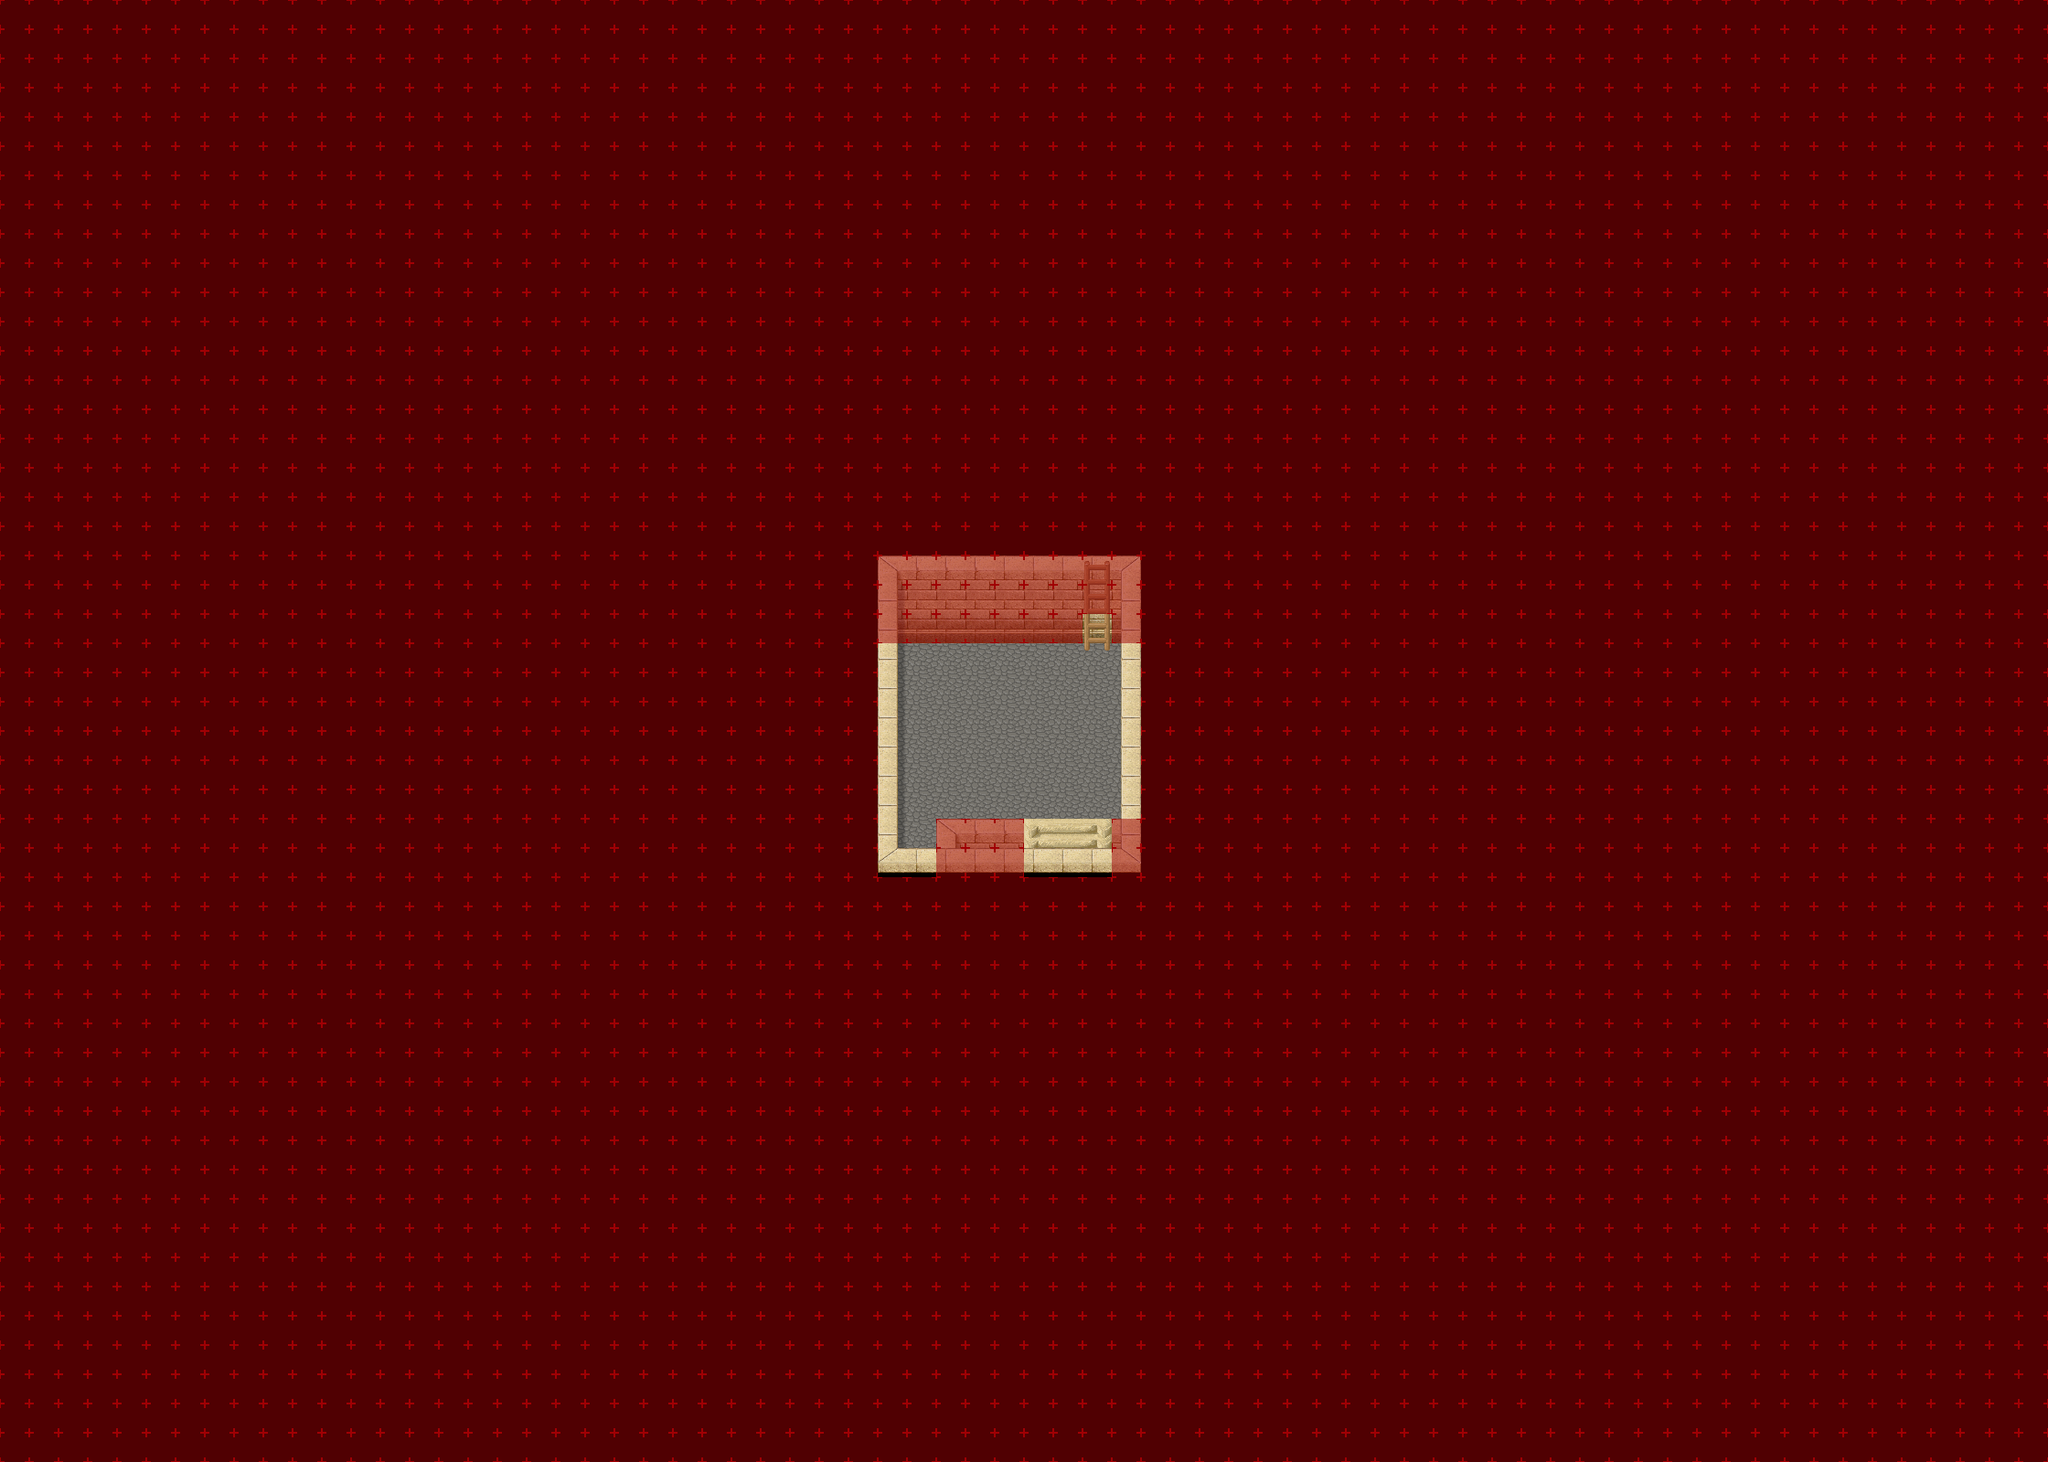

The image is a tile-based game level rendered from a .tmx file. Its description and source (layers, tilesets, objects; grid data summarised) follow:
An orthogonal 70x50 tile map with 32x32 px tiles, 8 tile layers (Ground, Ground 2, Ground 3, Fringe, ...), 3 tilesets and 2 objects (2x warp).

<map version="1.4" tiledversion="1.4.1" orientation="orthogonal" renderorder="right-down" compressionlevel="0" width="70" height="50" tilewidth="32" tileheight="32" infinite="0" nextlayerid="11" nextobjectid="4">
 <properties>
  <property name="license" value="CC BY-SA 3.0" />
  <property name="manaplus version" value="2" />
  <property name="minimap" value="graphics/minimaps/020-2-33.png" />
  <property name="music" value="academy.ogg" />
  <property name="name" value="Lighthouse Second Floor" />
 </properties>
 <tileset firstgid="1" name="desert-castle" tilewidth="32" tileheight="32" tilecount="512" columns="32">
  <image source="../graphics/tilesets/desert-castle.png" width="1024" height="512" />
 </tileset>
 <tileset firstgid="513" name="collision" tilewidth="32" tileheight="32" tilecount="9" columns="3">
  <image source="../graphics/tilesets/collision.png" width="96" height="96" />
 </tileset>
 <tileset firstgid="522" name="desert-castle-indoor" tilewidth="32" tileheight="32" tilecount="512" columns="16">
  <image source="../graphics/tilesets/desert-castle-indoor.png" width="512" height="1024" />
 </tileset>
 <layer id="2" name="Ground" width="70" height="50">
  <data>[3500 cells, 3500 non-empty, 5 distinct tile ids]</data>
 </layer>
 <layer id="3" name="Ground 2" width="70" height="50">
  <data>[3500 cells, 24 non-empty, 9 distinct tile ids]</data>
 </layer>
 <layer id="4" name="Ground 3" width="70" height="50">
  <data>[3500 cells, 4 non-empty, 3 distinct tile ids]</data>
 </layer>
 <layer id="10" name="Fringe" width="70" height="50">
  <data>[3500 cells, 0 non-empty, 0 distinct tile ids]</data>
 </layer>
 <layer id="5" name="Over" width="70" height="50">
  <data>[3500 cells, 73 non-empty, 8 distinct tile ids]</data>
 </layer>
 <layer id="6" name="Over 2" width="70" height="50">
  <data>[3500 cells, 0 non-empty, 0 distinct tile ids]</data>
 </layer>
 <layer id="7" name="Collision" width="70" height="50">
  <data>[3500 cells, 3435 non-empty, 1 distinct tile ids]</data>
 </layer>
 <layer id="8" name="Heights" width="70" height="50">
  <data>[3500 cells, 0 non-empty, 0 distinct tile ids]</data>
 </layer>
 <objectgroup id="9" name="Objects">
  <object id="1" name="To Lighthouse First Floor" type="warp" x="1120" y="928" width="96" height="32">
   <properties>
    <property name="dest_map" value="020-2-32" />
    <property name="dest_x" value="36" />
    <property name="dest_y" value="22" />
   </properties>
  </object>
  <object id="2" name="To Lighthouse Top" type="warp" x="1184" y="672" width="32" height="32">
   <properties>
    <property name="dest_map" value="020-1" />
    <property name="dest_x" value="71" />
    <property name="dest_y" value="44" />
   </properties>
  </object>
 </objectgroup>
</map>
